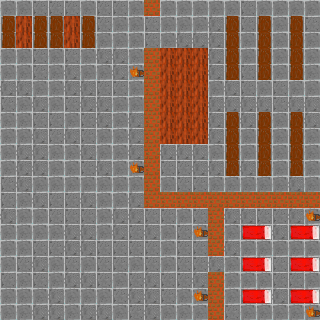

Rendered tile map (Tiled .tmx) drawn with the repository's tilesets; below, a short description and the full map source, tile grids included:
An orthogonal 20x20 tile map with 16x16 px tiles, 1 tile layer (Tile Layer 1).

<map version="1.0" tiledversion="1.1.1" orientation="orthogonal" renderorder="right-down" width="20" height="20" tilewidth="16" tileheight="16" infinite="0" nextobjectid="1">
 <tileset firstgid="1" name="Tiles" tilewidth="16" tileheight="16" tilecount="9" columns="3">
  <image source="../images/TileSheet.png" trans="ff00ff" width="48" height="48" />
 </tileset>
 <layer name="Tile Layer 1" width="20" height="20">
  <data encoding="csv">
3,3,1,1,1,3,1,1,3,4,3,3,3,3,3,1,3,3,3,3,
5,6,5,5,6,5,1,3,3,1,3,3,3,2,5,1,5,3,5,1,
5,6,5,5,6,5,3,3,3,1,3,2,2,2,5,3,5,3,5,3,
3,3,1,3,1,3,2,2,3,4,6,6,6,2,5,3,5,3,5,3,
3,3,1,3,2,3,3,2,9,4,6,6,6,2,5,1,5,3,5,3,
2,2,3,3,2,2,1,1,3,4,6,6,6,3,2,1,3,1,3,3,
1,3,2,3,1,2,2,3,3,4,6,6,6,2,2,2,2,1,2,2,
3,3,1,1,3,1,2,3,2,4,6,6,6,2,5,2,5,3,5,2,
3,3,2,1,2,1,3,3,2,4,6,6,6,2,5,3,5,3,5,3,
3,2,2,3,3,2,3,3,2,4,2,2,2,3,5,3,5,3,5,3,
3,2,2,3,3,1,2,3,9,4,1,1,2,2,5,2,5,3,5,3,
1,2,3,3,3,3,3,3,3,4,3,1,1,3,3,3,3,3,2,3,
1,3,2,1,1,2,3,3,2,4,4,4,4,4,4,4,4,4,4,4,
2,3,3,1,1,1,3,2,2,1,1,3,1,4,2,2,1,1,2,9,
3,3,3,3,2,2,3,2,1,2,3,1,9,4,3,7,8,2,7,8,
3,3,1,1,2,2,1,1,1,1,3,1,1,4,2,3,3,3,3,3,
3,1,2,3,1,3,1,1,3,1,3,1,1,2,3,7,8,1,7,8,
1,3,1,3,2,2,1,3,1,2,1,1,2,4,3,3,3,1,1,3,
3,3,3,2,3,3,3,1,2,2,1,3,9,4,3,7,8,2,7,8,
3,3,2,2,3,2,2,3,1,2,3,3,3,4,1,3,3,3,3,9
</data>
 </layer>
</map>